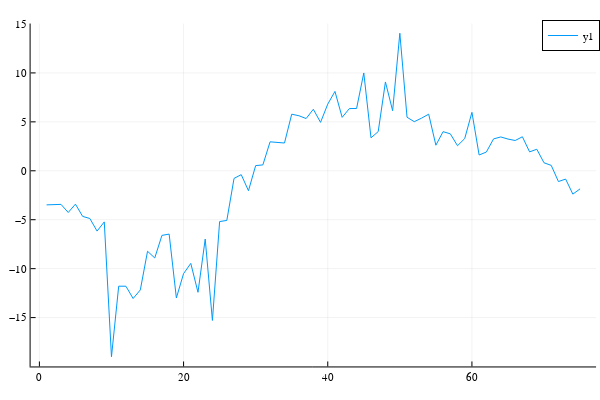

Notebook code cell kept with this figure:
### Code cell
rhs_dXdt = sysfinal[end].tube.peri .* Lliquidslug .* dXdt_to_stress ./ lhs;
plot(rhs_dXdt)

### Figure 1 — Plotly figure (JSON) as saved in the notebook; plotly's stock layout.template omitted (floating-point values rounded to 4 significant figures)
{"data": [{"colorbar": {"title": ""}, "legendgroup": "y1", "line": {"color": "rgba(0, 154, 250, 1.000)", "dash": "solid", "shape": "linear", "width": 1}, "mode": "lines", "name": "y1", "showlegend": true, "type": "scatter", "x": [1, 2, 3, 4, 5, 6, 7, 8, 9, 10, 11, 12, 13, 14, 15, 16, 17, 18, 19, 20, 21, 22, 23, 24, 25, 26, 27, 28, 29, 30, 31, 32, 33, 34, 35, 36, 37, 38, 39, 40, 41, 42, 43, 44, 45, 46, 47, 48, 49, 50, 51, 52, 53, 54, 55, 56, 57, 58, 59, 60, 61, 62, 63, 64, 65, 66, 67, 68, 69, 70, 71, 72, 73, 74, 75], "xaxis": "x", "y": [-3.484, -3.427, -3.433, -4.261, -3.407, -4.66, -4.877, -6.163, -5.224, -19.0, -11.79, -11.79, -13.05, -12.18, -8.225, -8.907, -6.601, -6.47, -13.0, -10.51, -9.462, -12.42, -6.976, -15.29, -5.189, -5.073, -0.7774, -0.3963, -2.037, 0.5294, 0.5995, 2.959, 2.917, 2.837, 5.78, 5.625, 5.338, 6.285, 4.947, 6.813, 8.108, 5.46, 6.358, 6.366, 9.996, 3.368, 4.005, 9.076, 6.135, 14.05, 5.469, 5.017, 5.372, 5.783, 2.613, 3.997, 3.776, 2.56, 3.288, 5.972, 1.614, 1.914, 3.256, 3.458, 3.242, 3.094, 3.475, 1.933, 2.199, 0.8168, 0.5514, -1.1, -0.8506, -2.385, -1.849], "yaxis": "y", "zmax": null, "zmin": null}], "layout": {"annotations": [], "height": 400, "legend": {"bgcolor": "rgba(255, 255, 255, 1.000)", "bordercolor": "rgba(0, 0, 0, 1.000)", "borderwidth": 1, "font": {"color": "rgba(0, 0, 0, 1.000)", "family": "sans-serif", "size": 11}, "title": {"font": {"color": "rgba(0, 0, 0, 1.000)", "family": "sans-serif", "size": 15}, "text": ""}, "tracegroupgap": 0, "traceorder": "normal", "x": 1, "xanchor": "auto", "y": 1, "yanchor": "auto"}, "margin": {"b": 20, "l": 0, "r": 0, "t": 20}, "paper_bgcolor": "rgba(255, 255, 255, 1.000)", "plot_bgcolor": "rgba(255, 255, 255, 1.000)", "showlegend": true, "width": 600, "xaxis": {"anchor": "y", "domain": [0.05101, 0.9934], "gridcolor": "rgba(0, 0, 0, 0.100)", "gridwidth": 0.5, "linecolor": "rgba(0, 0, 0, 1.000)", "mirror": false, "range": [-1.22, 77.22], "showgrid": true, "showline": true, "showticklabels": true, "tickangle": 0, "tickcolor": "rgb(0, 0, 0)", "tickfont": {"color": "rgba(0, 0, 0, 1.000)", "family": "sans-serif", "size": 11}, "tickmode": "array", "ticks": "inside", "ticktext": ["0", "20", "40", "60"], "tickvals": [0, 20, 40, 60], "title": "", "titlefont": {"color": "rgba(0, 0, 0, 1.000)", "family": "sans-serif", "size": 15}, "type": "-", "visible": true, "zeroline": false, "zerolinecolor": "rgba(0, 0, 0, 1.000)"}, "yaxis": {"anchor": "x", "domain": [0.03762, 0.9902], "gridcolor": "rgba(0, 0, 0, 0.100)", "gridwidth": 0.5, "linecolor": "rgba(0, 0, 0, 1.000)", "mirror": false, "range": [-19.99, 15.05], "showgrid": true, "showline": true, "showticklabels": true, "tickangle": 0, "tickcolor": "rgb(0, 0, 0)", "tickfont": {"color": "rgba(0, 0, 0, 1.000)", "family": "sans-serif", "size": 11}, "tickmode": "array", "ticks": "inside", "ticktext": ["−15", "−10", "−5", "0", "5", "10", "15"], "tickvals": [-15, -10, -5, 0, 5, 10, 15], "title": "", "titlefont": {"color": "rgba(0, 0, 0, 1.000)", "family": "sans-serif", "size": 15}, "type": "-", "visible": true, "zeroline": false, "zerolinecolor": "rgba(0, 0, 0, 1.000)"}}}
